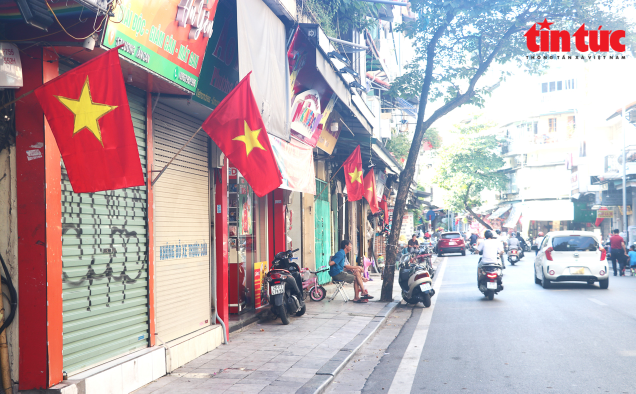
#> input picture test.jpg, 1271 x 787 px (shown at 1/2 size)
$ jupyter execute --allow-errors visualize_data.ipynb
#> lines starting #> are read from the running program, lines starting #| are printed output that depends on the picture
### src/utils.py
import numpy as np

def check_intersection(A, B, C, D):
    def ccw(p1, p2, p3):
        return (p3[1] - p1[1]) * (p2[0] - p1[0]) > (p2[1] - p1[1]) * (p3[0] - p1[0])
    return ccw(A, C, D) != ccw(B, C, D) and ccw (A, B, C) != ccw(A, B, D)

def get_direction(line_start, line_end, track_start, track_end):
    v_line = np.array([line_end[0] - line_start[0], line_end[1] - line_start[1]])
    v_move = np.array([track_end[0] - track_start[0], track_end[1] - track_start[1]])

    cross_product = np.cross(v_line, v_move)
    return 1 if cross_product >= 0 else -1

### notebooks/visualize_data.ipynb
Phân tích kết quả đồ án (train)

[cell 1]
import os

if os.path.exists('outputs/vehicle_detection_v1'):
    csv_path = 'outputs/vehicle_detection_v1/results.csv'
    output_dir = 'results/chart'
else:
    csv_path = '../results/results.csv'
    output_dir = '../results/chart'

os.makedirs(output_dir, exist_ok=True)

png_path = os.path.join(output_dir, 'results_yolo26.png')

print(f"-> Đang đọc dữ liệu từ: {csv_path}")
print(f"-> Sẽ lưu biểu đồ vào folder mới: {png_path}")

[cell 2]
import pandas as pd
import matplotlib.pyplot as plt
import seaborn as sns

#> (the rest of this cell did not finish here and is left out)

Giả lập Luồng Di chuyển và Cấu hình Đường vạch

[cell 3]
import os
import sys

if os.path.basename(os.getcwd()) == 'notebooks':
    os.chdir('..')
sys.path.append(os.getcwd())

[cell 4]
import cv2
import matplotlib.pyplot as plt
from src.utils import check_intersection, get_direction
from src import config as cfg

img = cv2.imread("test.jpg")
#> img is the input picture: shape (787, 1271, 3); mean B, G, R 174.1, 168.7, 183
img_rgb = cv2.cvtColor(img, cv2.COLOR_BGR2RGB)

line_start = cfg.LINE_START
line_end = cfg.LINE_END

cv2.line(img_rgb, line_start, line_end, (0, 0, 255), 3)

track_start = (500, 450)
track_end = (500, 550)

is_intersect = check_intersection(line_start, line_end, track_start, track_end)
direction = get_direction(line_start, line_end, track_start, track_end)

color = (0, 255, 0) if is_intersect else (255, 0, 0)
cv2.arrowedLine(img_rgb, track_start, track_end, color, 2, tipLength=0.3)
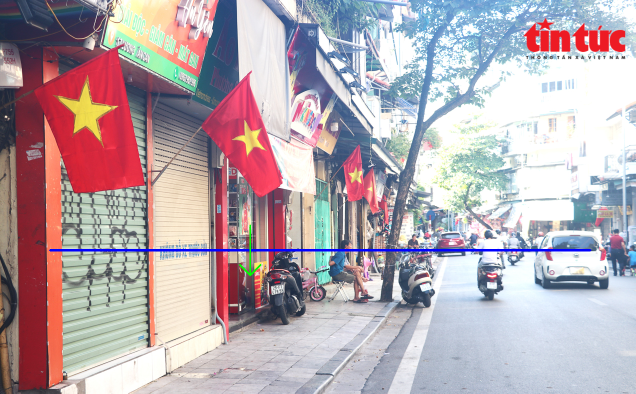
#> img_rgb: shape (787, 1271, 3) (shown at 1/2 size); mean R, G, B 182.1, 167.9, 174.5

print(f"Kết quả logic: Cắt vạch = {is_intersect} | Hướng = {direction}")

plt.figure(figsize=(10, 6))
plt.imshow(img_rgb)
plt.axis('off')
plt.show()
